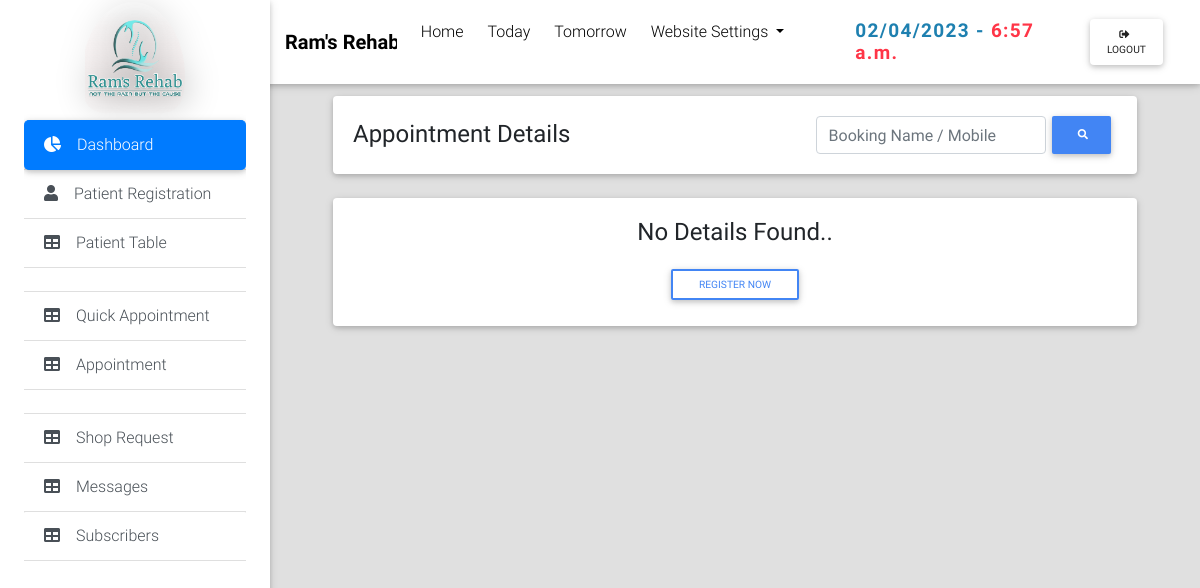
The app's page /administration/appointment/ (signed in), older data.
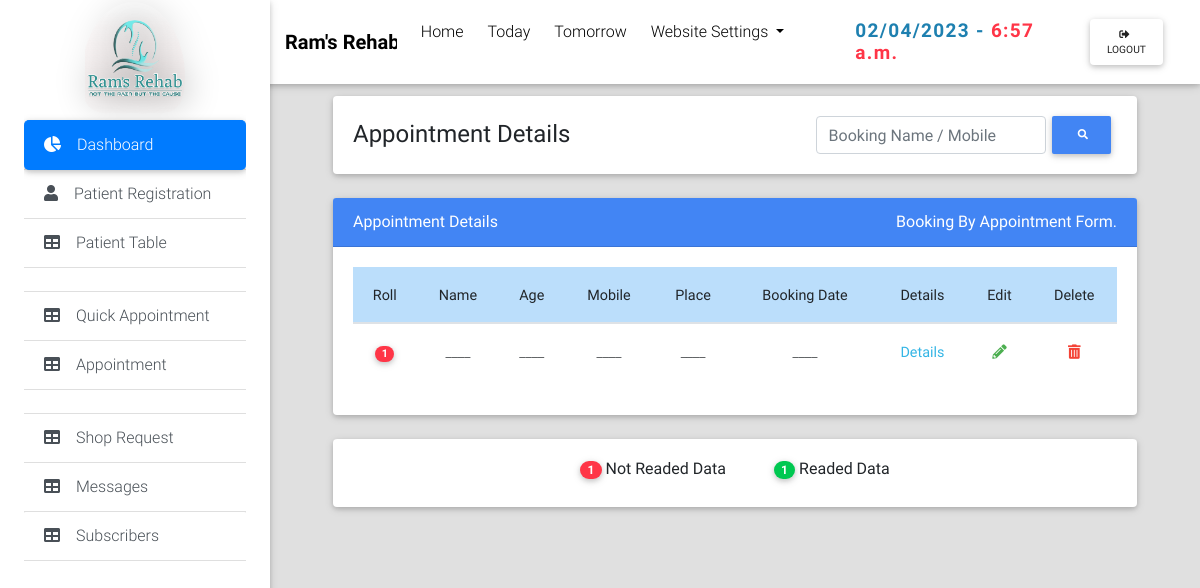
The same page, newer data.
### AdministrationApp/models.py (models this page shows, shortened)
class Appointment(models.Model):
    name = models.CharField(max_length=400, null=True, blank=True)
    age = models.CharField(max_length=400, null=True, blank=True)
    remark = models.CharField(max_length=1000, null=True, blank=True)
    place = models.CharField(max_length=400, null=True, blank=True)
    mobile = models.CharField(max_length=400, null=True, blank=True)
    other_contact = models.CharField(max_length=400, null=True, blank=True)
    booking_date = models.DateField(null=True, blank=True)
    submit_date = models.DateField(null=True, blank=True)
    flag = models.BooleanField(default=False,null=True,blank=True)

### AdministrationApp/views.py (the view)
# urls.py: path('appointment/', AppointmentTableView, name='appointment_table'),
def AppointmentTableView(request):
    data = models.Appointment.objects.all().order_by('-id')
    context = {
        'data':data,
        'today_date':datetime.today().date(),
        'current_time':datetime.now().time()
    }
    html = 'administration/tables/appointment_table.html'
    return render(request,html,context)

### AdministrationApp/templates/administration/tables/appointment_table.html (shortened to what the changed rows need)
{% extends 'administration/admin_base.html' %}
{% load static %}
{% block content %}
<main class="pt-5 mx-lg-5">
   <div class="container-fluid mt-5">
      {% if user.is_staff %}
      <div class="row wow fadeIn" style="visibility: visible; animation-name: fadeIn;">
         {% if data %}
         <div class="col-md-12 mb-4">
            <div class="card">
               <div class="card-header bg-primary text-white d-flex justify-content-between">
                  <span>Appointment Details</span> <span>   Booking By Appointment Form.</span>
               </div>
               <div class="card-body">
                  <table class="table table-hover">
                     <thead class="blue lighten-4 text-center">
                        <tr>
                           <th>Roll</th>
                           <th>Name</th>
                           <th>Age</th>
                           <th>Mobile</th>
                           <th>Place</th>
                           <th>Booking Date</th>
                           <th>Details</th>
                           <th>Edit</th>
                           <th>Delete</th>
                        </tr>
                     </thead>
                     <tbody class="text-center">
                        {% for item in data %}
                        <tr>
                           <th>
                              {% if item.flag %}
                              <span class="badge badge-danger badge-pill pull-right">{{ forloop.revcounter }}</span>
                              {% else %}
                              <span class="badge badge-success badge-pill pull-right">{{ forloop.revcounter }}</span>
                              {% endif %}
                           </th>
                           <td>{% if item.name %}{{ item.name |capfirst }}{% else %}____{% endif %}</td>
                           <td>{% if item.age %}{{ item.age }}{% else %}____{% endif %}</td>
                           <td>{% if item.mobile %}{{ item.mobile }}{% else %}____{% endif %}</td>
                           <td>{% if item.place %}{{ item.place |capfirst }}{% else %}____{% endif %}</td>
                           <td>{% if item.booking_date %}{{ item.booking_date | date:"d-m-Y"}}{% else %}____{% endif %}</td>
                           <td>
                              <a class="text-info" data-toggle="modal" data-target="#sideModalBLWarningDemo{{item.id}}">
                              <strong>Details</strong>
                              </a>
                           </td>
                           <td>
                              <a class="green-text" href="{% url 'appointment_edit' item.id %}"><strong><i class="fas fa-pencil-alt"></i></strong></a>
                           </td>
                           <td>
                              <a class="red-text" href="{% url 'appointment_delete' item.id %}"><strong><i class="fas fa-trash-alt"></i></strong></a>
                           </td>
                        </tr>
                        {% endfor %}
                     </tbody>
                  </table>
               </div>
            </div>
         </div>
         <div class="col-md-12 mb-4">
            <div class="card">
               <div class=" d-flex card-body justify-content-between mx-auto">
                  <h6 class="mr-5"><span class="badge badge-danger badge-pill pull-right">1</span> Not Readed Data</h6>
                  <h6><span class="badge badge-success badge-pill pull-right">1</span> Readed Data</h6>
               </div>
            </div>
         </div>
         {% else %}
         <div class="col-md-12 mb-4">
            <div class="card">
               <div class="card-body text-center">
                  <h4> No Details Found..</h4>
                  <a class="btn btn-sm btn-outline-primary" href="{% url 'patent_registration' %}">Register Now</a>
               </div>
            </div>
         </div>
         {% endif %}
      </div>
      {% endif %}
   </div>
</main>
{% endblock %}

Row changes from the older to the newer data that the page shows:
added Appointment: shows "____"
Text that changed along with them:
text no longer shown: "No Details Found.. REGISTER NOW"
text now shown: "Appointment Details Booking By Appointment Form. Roll Name Age Mobile Place Booking Date Details Edit Delete 1 Not Readed Data 1 Readed Data"
